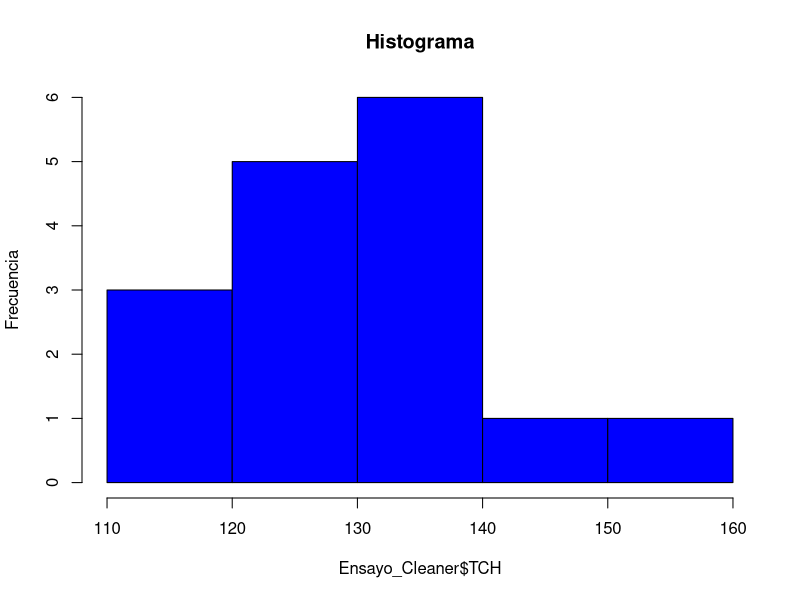
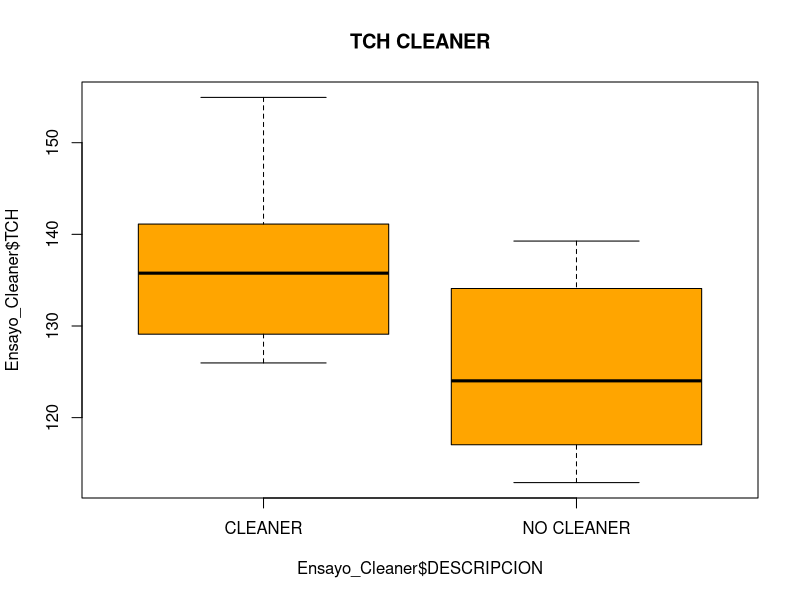
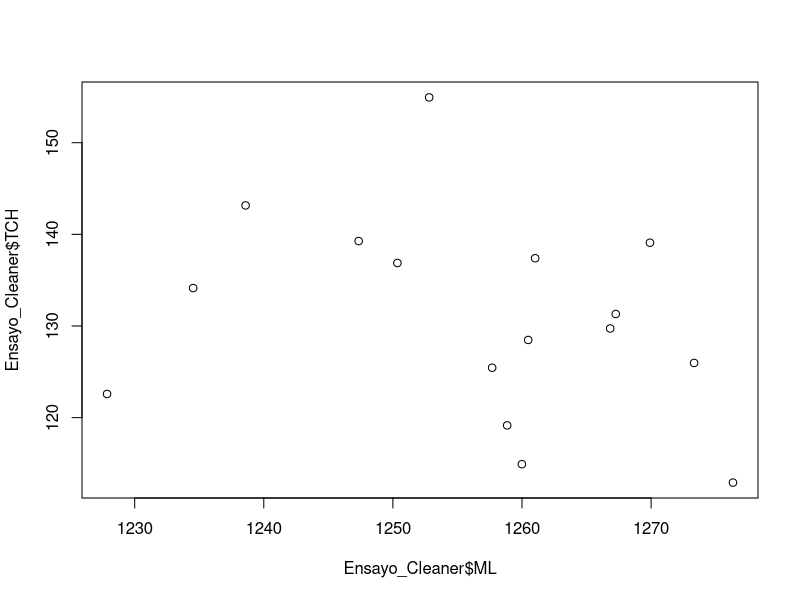

Source code (R) for these figures, in order:
## ---- chunk 1
setwd("c:/users/easoto/OneDrive - Pantaleon. S.A/Documentos/GitHub/Data-Alex")
library(readxl)
Ensayo_Cleaner <- read_excel("Ensayo Cleaner.xlsx", 
sheet = "TCH BASCULA", range = "A1:N17")
View(Ensayo_Cleaner)
summary(Ensayo_Cleaner$TCH)

## ---- chunk 2
library(psych)
describeBy(Ensayo_Cleaner$TCH, group = Ensayo_Cleaner$DESCRIPCION, mat = TRUE, digits = 2)
## ---- chunk 3
hist(Ensayo_Cleaner$TCH, main = "Histograma", col = "blue", ylab = "Frecuencia")

## ---- chunk 4
boxplot(Ensayo_Cleaner$TCH ~ Ensayo_Cleaner$DESCRIPCION, main="TCH CLEANER", col="orange")
## ---- chunk 5
anova <- aov(Ensayo_Cleaner$TCH ~ Ensayo_Cleaner$DESCRIPCION)
summary(anova)
## ---- chunk 6
plot(Ensayo_Cleaner$TCH~Ensayo_Cleaner$ML)
cor.test(Ensayo_Cleaner$TCH,Ensayo_Cleaner$ML)
